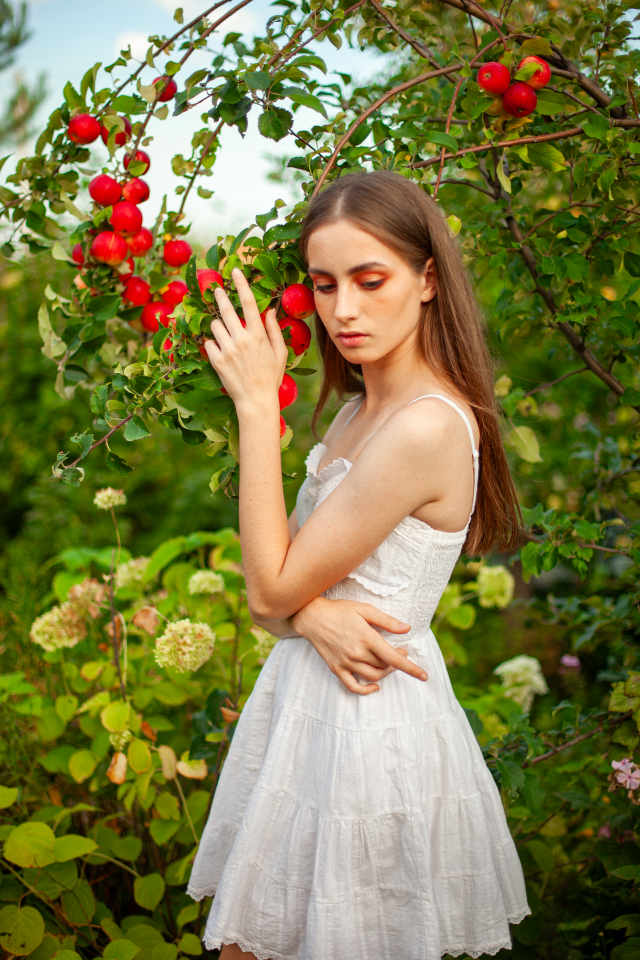
#> input picture temp_images/dit_content.png, 1280 x 1920 px (shown at 1/2 size)
$ python png2gif.py
#> lines starting #> are read from the running program, lines starting #| are printed output that depends on the picture; after the words box and inside, x2 and y2 are one past the last pixel; in counts of white or black regions, pixels touching at a corner belong together
from PIL import Image
import imageio.v2 as imageio
import numpy as np


def cover_resize(img: Image.Image, target_size: tuple[int, int]) -> Image.Image:
    """
    类似 CSS 的 background-size: cover
    按比例缩放后中心裁剪到目标尺寸
    """
    target_w, target_h = target_size
    w, h = img.size

    scale = max(target_w / w, target_h / h)
    new_w = int(w * scale)
    new_h = int(h * scale)

    img = img.resize((new_w, new_h), Image.Resampling.LANCZOS)

    left = (new_w - target_w) // 2
    top = (new_h - target_h) // 2
    return img.crop((left, top, left + target_w, top + target_h))


def ease_out_back(t: float, s: float = 1.4) -> float:
    """
    带一点回弹感的 ease-out
    t 范围 0~1
    """
    t -= 1.0
    return 1.0 + (s + 1.0) * t * t * t + s * t * t


def paste_rgba_clipped(base: Image.Image, overlay: Image.Image, x: int, y: int) -> Image.Image:
    """
    把 RGBA overlay 粘贴到 base 上，支持 overlay 一部分在画布外
    """
    base = base.convert("RGBA")
    overlay = overlay.convert("RGBA")

    bw, bh = base.size
    ow, oh = overlay.size

    left = max(0, x)
    top = max(0, y)
    right = min(bw, x + ow)
    bottom = min(bh, y + oh)

    if right <= left or bottom <= top:
        return base

    crop = overlay.crop((left - x, top - y, right - x, bottom - y))

    layer = Image.new("RGBA", base.size, (0, 0, 0, 0))
    layer.paste(crop, (left, top), crop)

    return Image.alpha_composite(base, layer)


def get_overlay_box(
    base_size: tuple[int, int],
    overlay_scale: float = 1 / 3,
    margin_ratio: float = 0.0,
):
    """
    返回左下角小图区域的位置和尺寸
    """
    bw, bh = base_size
    box_w = int(bw * overlay_scale)
    box_h = int(bh * overlay_scale)

    margin_x = int(bw * margin_ratio)
    margin_y = int(bh * margin_ratio)

    x = margin_x
    y = bh - box_h - margin_y

    return x, y, box_w, box_h


def stage1_float_in_overlay(
    img1: Image.Image,
    img3: Image.Image,
    overlay_scale: float = 1 / 3,
    margin_ratio: float = 0.0,
    still_frames: int = 4,
    enter_frames: int = 8,
    hold_frames: int = 4,
):
    """
    第一阶段：
    - 先停留几帧，只显示 img1
    - 然后 img3 作为完整小图层，从左下方快速浮入
    - 最后停留几帧
    """
    base = img1.convert("RGBA")
    bw, bh = base.size

    x, y, box_w, box_h = get_overlay_box(
        base_size=(bw, bh),
        overlay_scale=overlay_scale,
        margin_ratio=margin_ratio,
    )

    frames = []

    for _ in range(still_frames):
        frames.append(np.array(base))

    for i in range(enter_frames):
        p = (i + 1) / enter_frames
        e = ease_out_back(p)

        scale = 0.78 + 0.22 * e
        cur_w = max(1, int(box_w * scale))
        cur_h = max(1, int(box_h * scale))

        overlay_cur = cover_resize(img3.convert("RGBA"), (cur_w, cur_h))

        offset_down = int((1.0 - p) * 18)

        cur_x = x
        cur_y = bh - cur_h - int(bh * margin_ratio) + offset_down

        frame = paste_rgba_clipped(base, overlay_cur, cur_x, cur_y)
        frames.append(np.array(frame))

    final_overlay = cover_resize(img3.convert("RGBA"), (box_w, box_h))
    final_frame = paste_rgba_clipped(base, final_overlay, x, y)

    for _ in range(hold_frames):
        frames.append(np.array(final_frame))

    return frames, (x, y, box_w, box_h)


def stage2_diagonal_cover_exclude_overlay(
    composite_frame: np.ndarray,
    img2: Image.Image,
    overlay_box: tuple[int, int, int, int],
    n_frames: int = 24,
    feather: int = 36,
):
    """
    第二阶段：
    用第二张图从左下 -> 右上覆盖当前画面，
    但跳过 overlay_box 对应的小区域，不覆盖那一块。
    """
    h, w = composite_frame.shape[:2]

    target = cover_resize(img2.convert("RGBA"), (w, h))
    target_np = np.array(target).astype(np.float32)
    base_np = composite_frame.astype(np.float32)

    yy, xx = np.mgrid[0:h, 0:w]

    # 左下角最先开始，右上角最后结束
    score = xx + (h - 1 - yy)
    score = score.astype(np.float32)

    score_min = 0.0
    score_max = float((w - 1) + (h - 1))

    ox, oy, ow, oh = overlay_box

    # 保护区域 mask：左下角第三张图所在区域永远不被第二张图覆盖
    protect_mask = np.zeros((h, w), dtype=np.float32)
    protect_mask[oy:oy + oh, ox:ox + ow] = 1.0

    frames = []

    for i in range(n_frames):
        progress = i / (n_frames - 1)
        threshold = score_min + progress * (score_max - score_min)

        if feather <= 0:
            mask = (score <= threshold).astype(np.float32)
        else:
            half = feather / 2.0
            mask = 1.0 - (score - (threshold - half)) / max(feather, 1e-6)
            mask = np.clip(mask, 0.0, 1.0)

        # 保护左下角小区域：该区域强制不覆盖
        mask = mask * (1.0 - protect_mask)
        mask = mask[..., None]

        frame = base_np * (1.0 - mask) + target_np * mask
        frame = np.clip(frame, 0, 255).astype(np.uint8)
        frames.append(frame)

    return frames


def save_gif(frames, out_path: str, fps: int = 18):
    imageio.mimsave(out_path, frames, duration=1 / fps, loop=0)
    print(f"Saved GIF to: {out_path}")


def main():
    img1_path = "temp_images/dit_content.png"   # 第一张图：初始底图
    img2_path = "temp_images/dit_target.png"   # 第二张图：最终覆盖图
    img3_path = "temp_images/dit_ref.png"   # 第三张图：浮入左下角的小图

    overlay_scale = 1 / 3
    margin_ratio = 0.0

    img1 = Image.open(img1_path).convert("RGBA")
    img2 = Image.open(img2_path).convert("RGBA")
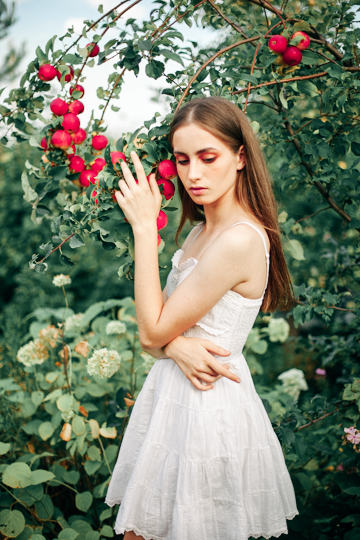
#> input picture temp_images/dit_target.png, 360 x 540 px
    img3 = Image.open(img3_path).convert("RGBA")
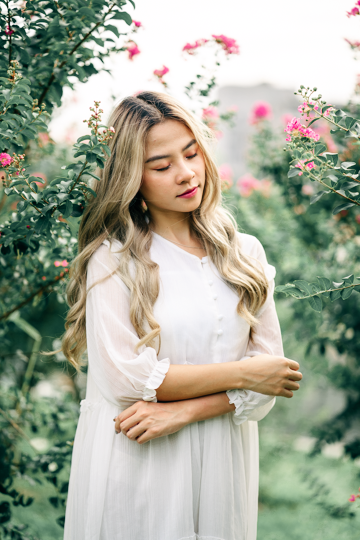
#> input picture temp_images/dit_ref.png, 360 x 540 px

    img2 = cover_resize(img2, img1.size)

    # 第一阶段：第三张图浮入
    stage1_frames, overlay_box = stage1_float_in_overlay(
        img1=img1,
        img3=img3,
        overlay_scale=overlay_scale,
        margin_ratio=margin_ratio,
        still_frames=4,
        enter_frames=8,
        hold_frames=4,
    )
#> after the loop in stage1_float_in_overlay, `for _ in range(still_frames):`: frames = 4 items
#> the loop in stage1_float_in_overlay, `for i in range(enter_frames):` made 8 passes
#> pass 1, in paste_rgba_clipped, `crop = overlay.crop((left - x, top - y, right - x, bottom - y))`:
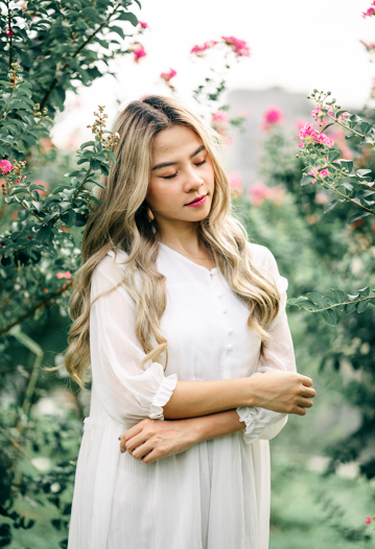
#> crop: PIL image 375x549 RGBA; mean R, G, B, A 165.8, 169.8, 152.7, 255
#> after the loop in stage1_float_in_overlay, `for i in range(enter_frames):`: frames = 12 items
#> after the loop in stage1_float_in_overlay, `for _ in range(hold_frames):`: frames = 16 items
#> stage1_frames = 16 items; overlay_box = (0, 1280, 426, 640)

    composite_last = stage1_frames[-1]

    # 第二阶段：第二张图覆盖，但跳过左下角第三张图区域
    stage2_frames = stage2_diagonal_cover_exclude_overlay(
        composite_frame=composite_last,
        img2=img2,
        overlay_box=overlay_box,
        n_frames=24,
        feather=36,   # 改成 0 就是硬切换
    )
#> in stage2_diagonal_cover_exclude_overlay, `yy, xx = np.mgrid[0:h, 0:w]`:
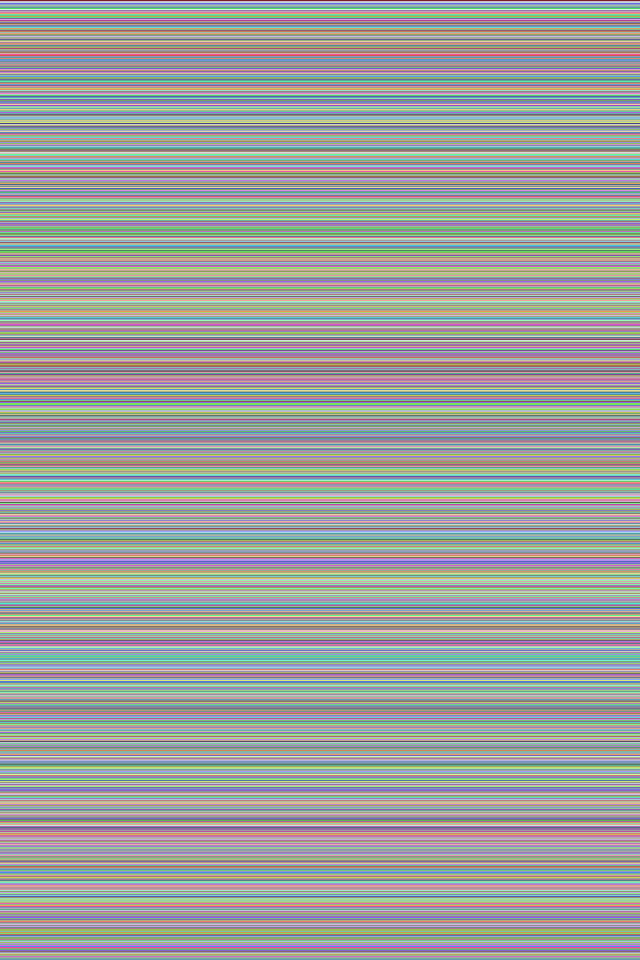
#> yy: shape (1920, 1280) int64 (shown at 1/2 size); 1920 distinct labels, from 0 to 1919; one colour per label, 0 black
#> in stage2_diagonal_cover_exclude_overlay, `score = xx + (h - 1 - yy)`:
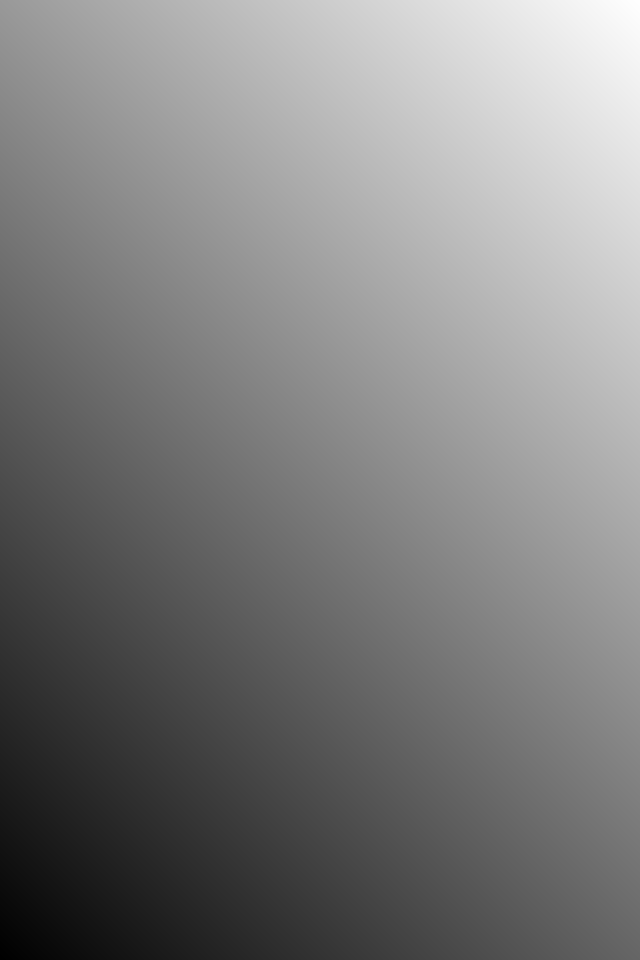
#> score: shape (1920, 1280) int64 (shown at 1/2 size); min 0, max 3198, mean 1599; drawn with min black and max white
#> in stage2_diagonal_cover_exclude_overlay, `ox, oy, ow, oh = overlay_box`: ox = 0; oy = 1280; ow = 426; oh = 640
#> in stage2_diagonal_cover_exclude_overlay, `protect_mask[oy:oy + oh, ox:ox + ow] = 1.0`:
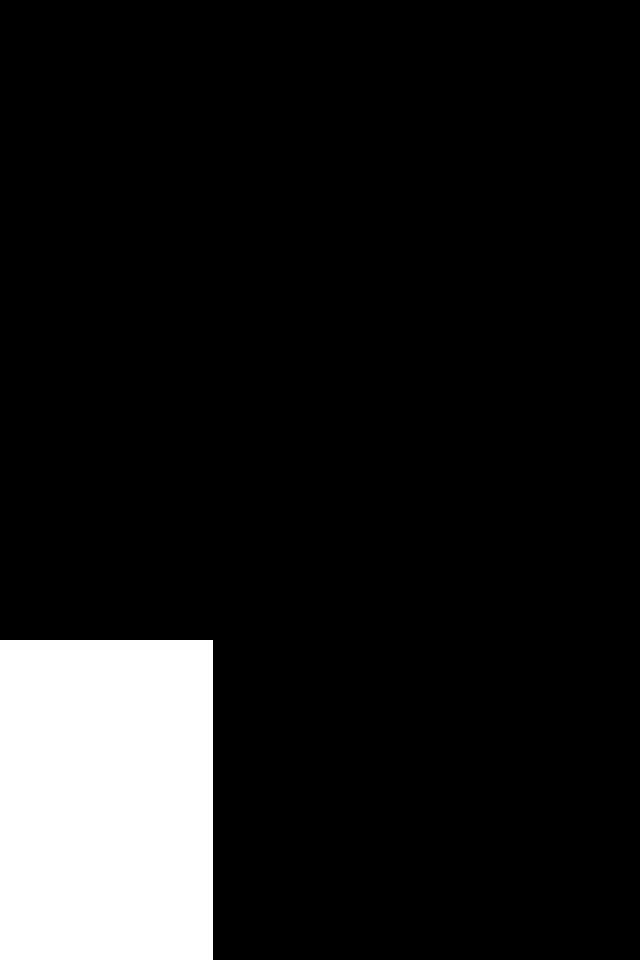
#> protect_mask: shape (1920, 1280) float32 (shown at 1/2 size); values 0 (black) and 1 (white), 11.1% white; 1 white region, box (x1, y1, x2, y2) and area: (0, 1280, 426, 1920) 272640
#> after the loop in stage2_diagonal_cover_exclude_overlay, `for i in range(n_frames):`:
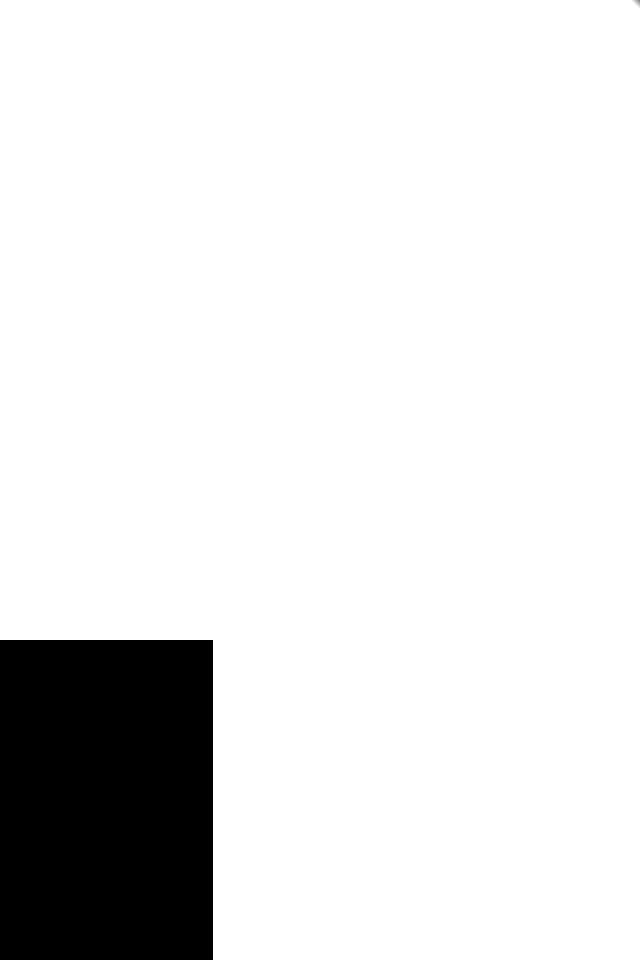
#> mask: shape (1920, 1280, 1) float32 (shown at 1/2 size); min 0, max 1, mean 0.889
#> after the loop in stage2_diagonal_cover_exclude_overlay, `for i in range(n_frames):`: frames = 24 items
#> stage2_frames = 24 items

    all_frames = stage1_frames + stage2_frames
#> all_frames = 40 items

    save_gif(all_frames, out_path="two_stage_result_keep_overlay.gif", fps=18)


if __name__ == "__main__":
    main()
